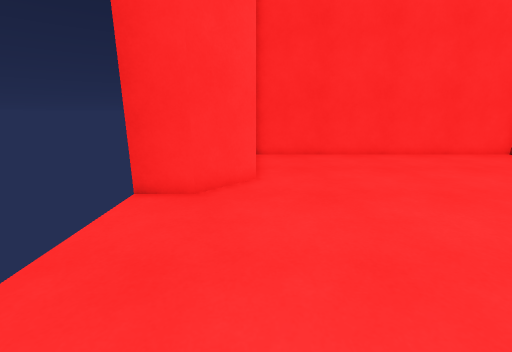
view 1 (above)

12 first-person views from a walk through a Unity game level. The camera is 1.3 m above the floor, tilts 14° down and sees 90° across. The floor is counted in squares, 0.5 m on a side. Each view is taken from the middle of a square. On the plan, view 1 faces up. The plan holds only what a view shows up to about 18 squares ahead; the rest is blank. The player character is not drawn. Door leaves are left out, so doorways stand open.

view 2
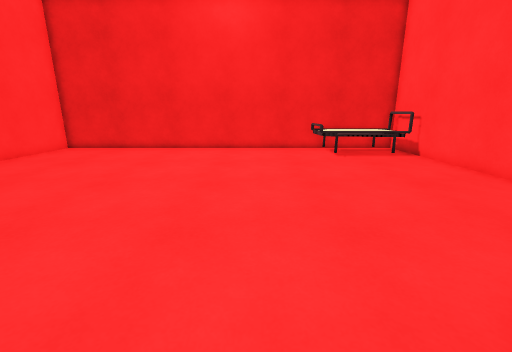

view 3
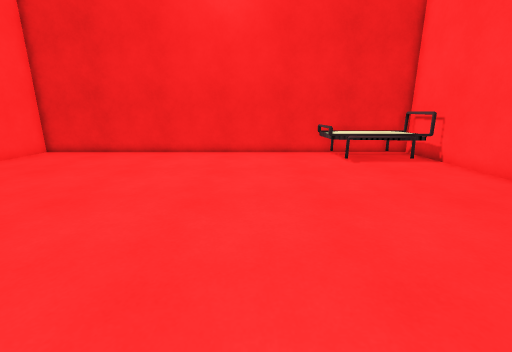

view 4
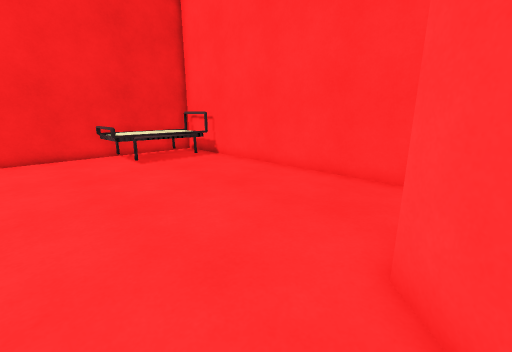

view 5
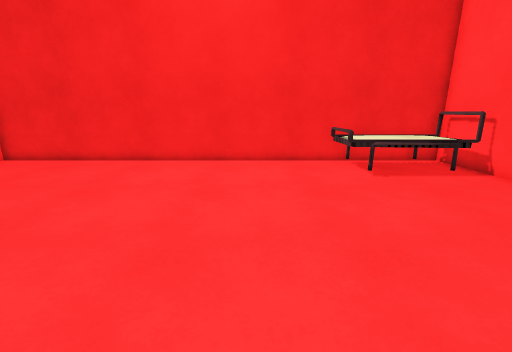

view 6
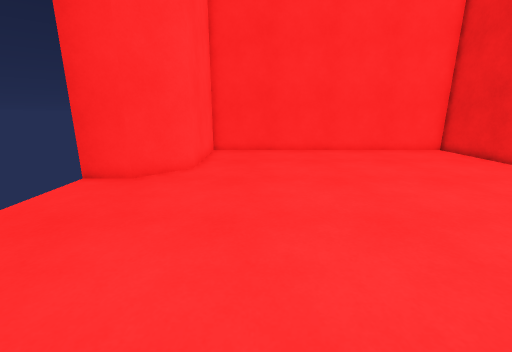

view 7
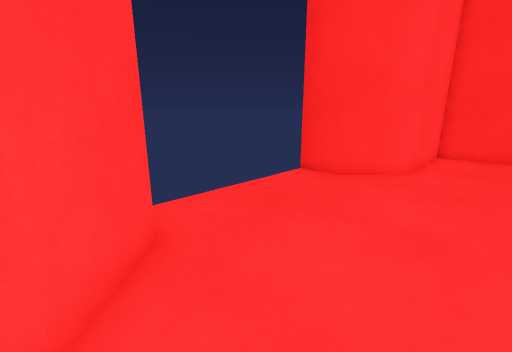

view 8
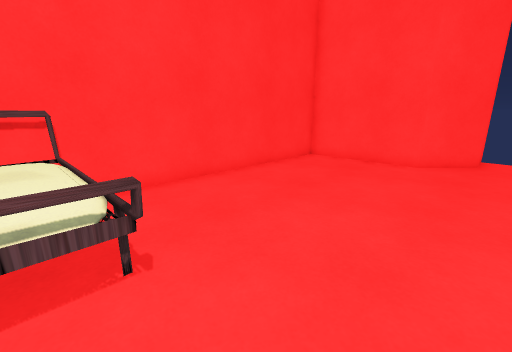

view 9
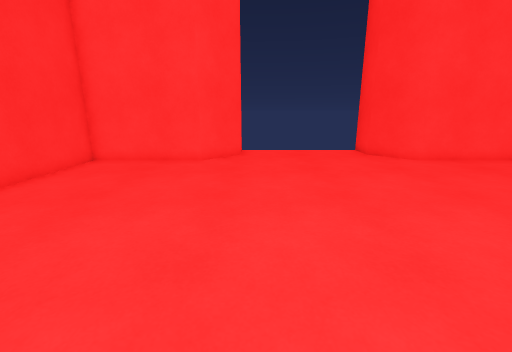

view 10
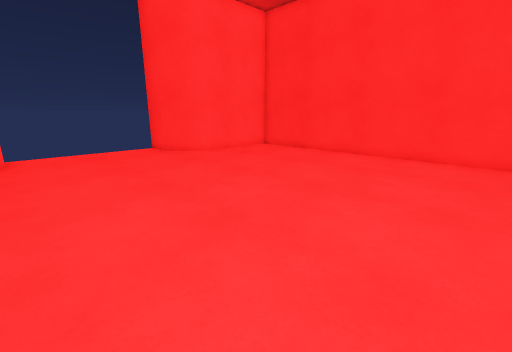

view 11
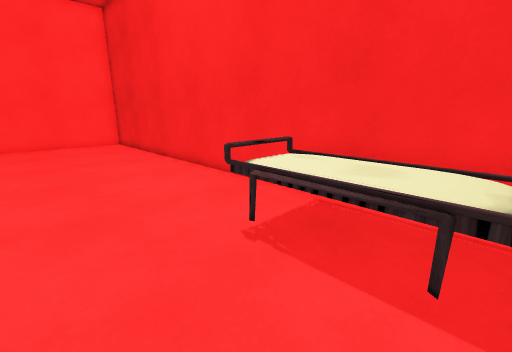

view 12
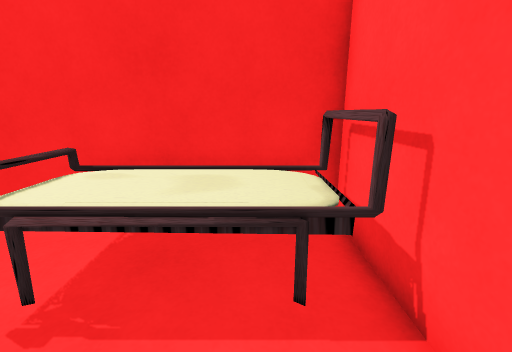

### Floor plan
Points are (right, up) in squares from view 1. A wall is a line through its corners. A room is listed if a view was taken in it or the views show most of it. See-through windows are left out.
Room 1 (views 1, 3, 4, 5, 6, 7, 8, 9, 10, 11, 12)
walls: (-2, 0) (0, -2) (0, -8) (16, -8) (16, 16) (0, 16) (0, 10) (-2, 8)
ways out: open door at (-2.3, 4.1) to room 2
objects: other object (13, -7) to (15, -2)
Room 2 (view 2)
walls: (-4, 0) (-2, 0)
ways out: open door at (-2.3, 4.1) to room 1

Where each view was taken, in squares from view 1:
view 1: 0 up, 0 right, facing up
view 2: 2 up, 3 left, facing right
view 3: 2 up, 1 left, facing right
view 4: 2 up, 1 left, facing down-right
view 5: 2 up, 2 right, facing right
view 6: 2 down, 3 right, facing up
view 7: 2 down, 3 right, facing up-left
view 8: 1 up, 14 right, facing down-left
view 9: 1 up, 14 right, facing left
view 10: 0 up, 15 right, facing up-left
view 11: 7 down, 9 right, facing up-right
view 12: 6 down, 10 right, facing right
